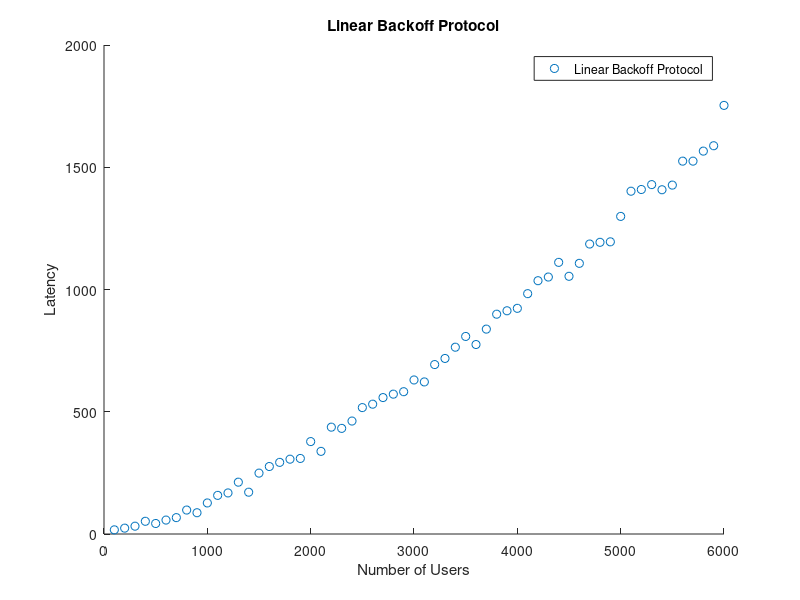
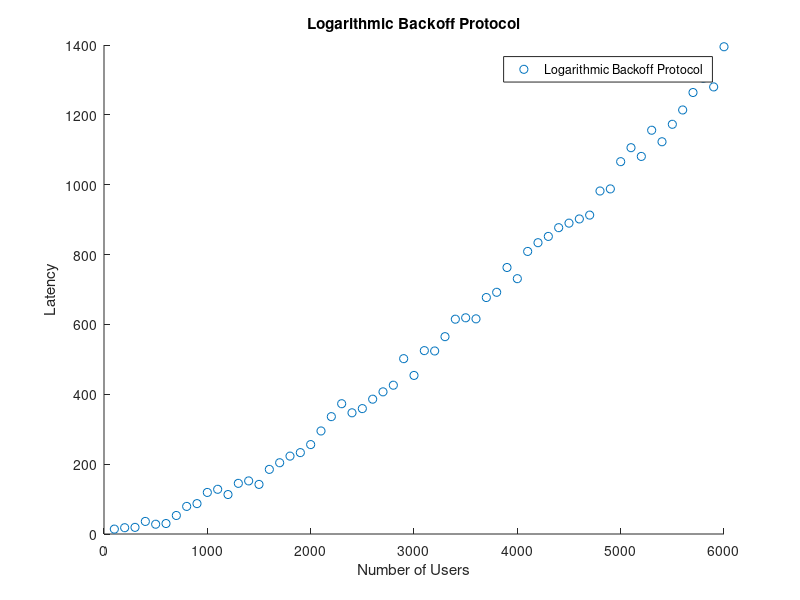
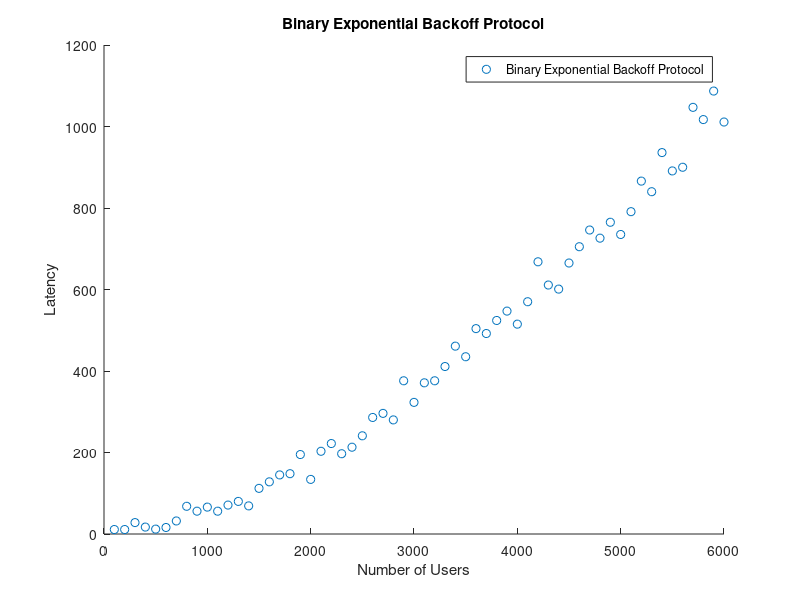
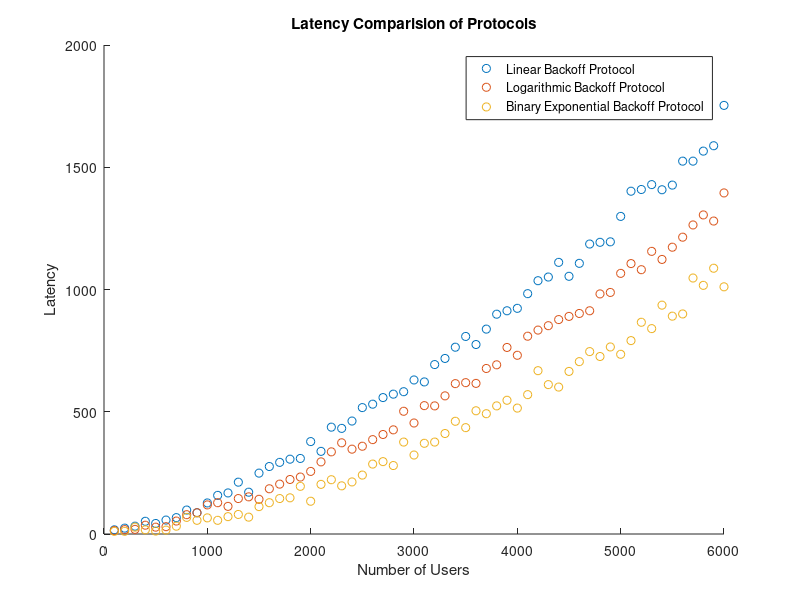

These charts were generated, in order, by the following MATLAB code:

 

close all;

yax_linear = [17 24 32 52 43 57 67 98 87 127 158 168 212 171 249 276 293 306 309 378 338 437 432 462 517 531 558 572 582 630 622 693 718 764 808 775 838 899 913 923 983 1036 1051 1111 1054 1107 1186 1193 1195 1299 1402 1409 1429 1408 1427 1525 1525 1566 1588 1753
];
%new_yax_linear = yax_linear + 6000;
yax_log = [14 18 19 36 28 30 53 79 87 119 128 113 145 152 142 185 204 223 233 256 295 336 373 347 359 386 407 426 502 454 525 524 565 615 619 616 677 692 763 731 809 834 852 877 890 902 913 982 988 1066 1106 1081 1156 1123 1173 1214 1264 1305 1280 1395];
%new_yax_log = yax_log + 6000;
yax_expo = [11 11 28 17 12 16 32 68 56 66 56 71 80 69 112 128 145 148 195 134 203 222 197 213 241 286 296 280 376 323 371 376 411 461 435 504 492 524 547 515 570 668 611 601 665 705 746 726 765 735 791 866 840 936 891 900 1047 1017 1087 1011
];
%new_yax_expo = yax_expo + 6000;

xax = 100:100:6000;

% plot(xax,yax);
%% 
figure;
scatter(xax,yax_linear);
xlabel('Number of Users');
ylabel('Latency');
title('Linear Backoff Protocol');
legend('Linear Backoff Protocol');


%% 
figure;
scatter(xax,yax_log);
xlabel('Number of Users');
ylabel('Latency');
title('Logarithmic Backoff Protocol');
legend('Logarithmic Backoff Protocol');

%% 
figure;
scatter(xax,yax_expo);
xlabel('Number of Users');
ylabel('Latency');
title('Binary Exponential Backoff Protocol');
legend('Binary Exponential Backoff Protocol');

%% 

figure;
scatter(xax,yax_linear);
%scatter(xax,new_yax_linear);
hold on;
scatter (xax,yax_log);
%scatter(xax,new_yax_log);
hold on;
%scatter(xax,new_yax_expo);
scatter (xax, yax_expo);
xlabel('Number of Users');
ylabel('Latency');
title('Latency Comparision of Protocols');
legend('Linear Backoff Protocol','Logarithmic Backoff Protocol','Binary Exponential Backoff Protocol');

